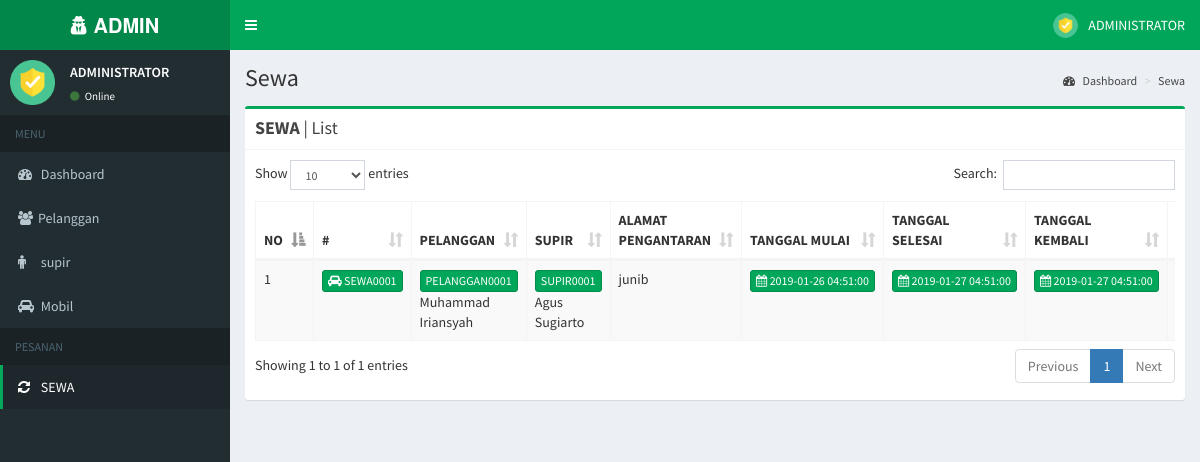
Page /index.php?page=sewa (signed in) on the committed database.
### tables this page shows
CREATE TABLE `tbl_sewa` (
  `id_sewa` varchar(15) NOT NULL,
  `id_pelanggan` varchar(15) NOT NULL,
  `id_supir` varchar(15) NOT NULL,
  `alamat_pengantaran` text NOT NULL,
  `tanggal_mulai` timestamp NULL DEFAULT NULL,
  `tanggal_selesai` timestamp NULL DEFAULT NULL,
  `tanggal_kembali` timestamp NULL DEFAULT NULL,
  `supir` int(1) NOT NULL,
  `durasi_sewa` int(5) NOT NULL,
  `biaya` int(10) NOT NULL,
  `denda` int(10) DEFAULT NULL,
  `selesai` int(1) DEFAULT NULL
);

CREATE TABLE `tbl_pelanggan` (
  `id_pelanggan` varchar(15) NOT NULL,
  `nik_pelanggan` varchar(16) NOT NULL,
  `nama_pelanggan` varchar(50) NOT NULL,
  `nohp_pelanggan` varchar(12) NOT NULL,
  `email_pelanggan` varchar(30) NOT NULL,
  `password_pelanggan` varchar(15) NOT NULL,
  `alamat_pelanggan` text NOT NULL,
  `foto_pelanggan` text
);

CREATE TABLE `tbl_supir` (
  `id_supir` varchar(15) NOT NULL,
  `nik_supir` varchar(16) NOT NULL,
  `nama_supir` varchar(50) NOT NULL,
  `nohp_supir` varchar(12) NOT NULL,
  `email_supir` varchar(30) NOT NULL,
  `password_supir` varchar(15) NOT NULL,
  `alamat_supir` text NOT NULL,
  `foto_supir` text,
  `id_mobil` varchar(15) NOT NULL,
  `no_polisi` varchar(15) NOT NULL,
  `tahun` varchar(5) NOT NULL
);

### page/sewa/sewa.php (the view, shortened to what this page needs)
<section class="content-header">
    <h1>Sewa</h1>
    <ol class="breadcrumb">
        <li><a href="#"><i class="fa fa-dashboard"></i> Dashboard</a></li>
        <li><a>Sewa</a></li>
    </ol>
</section>
<section class="content container-fluid">
    <div class="row">
        <div class="col-xs-12">
            <div class="box box-success">
                <div class="box-header with-border">
                    <h3 class="box-title"><b>SEWA</b> | List</h3>
                </div>
                <div class="box-body">
                    <div class="table-responsive">
                        <table id="example1" class="table table-bordered table-striped">
                        <thead>
                                <tr>
                                <th>NO</th>
                                <th>#</th>
                                <th>PELANGGAN</th>
                                <th>SUPIR</th>
                                <th>ALAMAT PENGANTARAN</th>
                                <th>TANGGAL MULAI</th>
                                <th>TANGGAL SELESAI</th>
                                <th>TANGGAL KEMBALI</th>
                                <th>PAKAI SUPIR</th>
                                </tr>
                            </thead>
                            <tbody>
                            <?php
                                $no = 1;
                                $sql = mysqli_query($conn,"SELECT * FROM tbl_sewa
                                                    JOIN tbl_supir ON tbl_sewa.id_supir=tbl_supir.id_supir
                                                    JOIN tbl_pelanggan ON tbl_sewa.id_pelanggan=tbl_pelanggan.id_pelanggan") or die (mysqli_error($conn));
                                while($data = mysqli_fetch_array($sql)){ ?>
                                    <tr>
                                        <td><?= $no ?></td>
                                        <td><a class="btn btn-success btn-xs"><i class="fa fa-car"></i> <?= $data['id_sewa'] ?></a></td>
                                        <td><a class="btn btn-success btn-xs"><?= $data['id_pelanggan'] ?></a> <?= $data['nama_pelanggan'] ?></td>
                                        <td><a class="btn btn-success btn-xs"><?= $data['id_supir'] ?></a> <?= $data['nama_supir'] ?></td>
                                        <td><?= $data['alamat_pengantaran'] ?></td>
                                        <td><a class="btn btn-success btn-xs"><i class="fa fa-calendar"></i> <?= $data['tanggal_mulai'] ?></a></td>
                                        <td><a class="btn btn-success btn-xs"><i class="fa fa-calendar"></i> <?= $data['tanggal_selesai'] ?></a></td>
                                        <td>
                                        <?php
                                            if (!empty($data['tanggal_kembali'])) {
                                                echo '<a class="btn btn-success btn-xs"><i class="fa fa-calendar"></i> '.$data['tanggal_kembali'].'</a>';
                                            } elseif ($data['selesai']==0 && $data['denda']==0 && empty($data['tanggal_kembali'])) {
                                                echo '<a class="btn btn-warning btn-xs"><i class="fa fa-refresh"></i> dalam orderan</a>';
                                            }
                                        ?>
                                        </td>
                                        <td>
                                        </td>
                                    </tr>
                                <?php $no++; } ?>
                            </tbody>
                        </table>
                    </div>
                </div>
            </div>
        </div>
    </div>
</section>

### rows in the picture
tbl_sewa: id_sewa "SEWA0001", id_pelanggan.id_pelanggan "PELANGGAN0001", id_pelanggan.nama_pelanggan "Muhammad Iriansyah", id_supir.id_supir "SUPIR0001", id_supir.nama_supir "Agus Sugiarto", alamat_pengantaran "junib", tanggal_mulai "2019-01-26 04:51:00", tanggal_selesai "2019-01-27 04:51:00", tanggal_kembali "2019-01-27 04:51:00"
